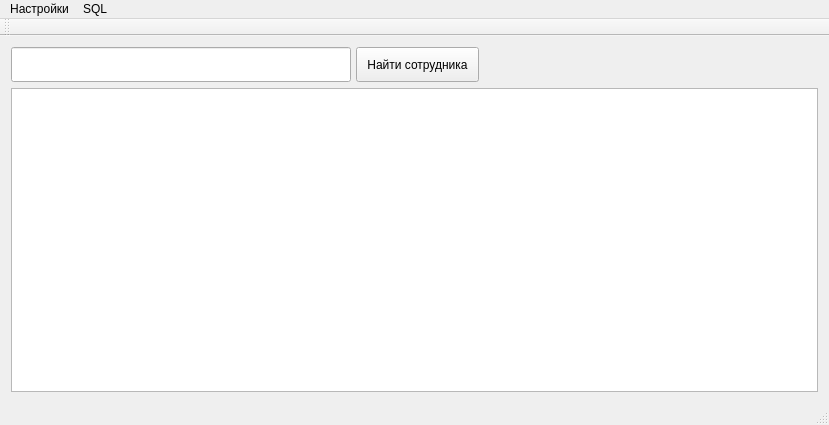
<?xml version="1.0" encoding="UTF-8"?>
<ui version="4.0">
 <class>MainWindow</class>
 <widget class="QMainWindow" name="MainWindow">
  <property name="geometry">
   <rect>
    <x>0</x>
    <y>0</y>
    <width>829</width>
    <height>425</height>
   </rect>
  </property>
  <property name="windowTitle">
   <string>Отладчик запросов Конфигуратора</string>
  </property>
  <widget class="QWidget" name="centralWidget">
   <layout class="QVBoxLayout" name="verticalLayout_3">
    <item>
     <layout class="QHBoxLayout" name="horizontalLayout">
      <property name="spacing">
       <number>5</number>
      </property>
      <property name="rightMargin">
       <number>0</number>
      </property>
      <item>
       <widget class="QLineEdit" name="lineEdit">
        <property name="minimumSize">
         <size>
          <width>0</width>
          <height>35</height>
         </size>
        </property>
        <property name="maximumSize">
         <size>
          <width>370</width>
          <height>16777215</height>
         </size>
        </property>
        <property name="font">
         <font>
          <pointsize>14</pointsize>
         </font>
        </property>
       </widget>
      </item>
      <item>
       <widget class="QPushButton" name="pushButton">
        <property name="minimumSize">
         <size>
          <width>0</width>
          <height>35</height>
         </size>
        </property>
        <property name="maximumSize">
         <size>
          <width>260</width>
          <height>16777215</height>
         </size>
        </property>
        <property name="sizeIncrement">
         <size>
          <width>0</width>
          <height>0</height>
         </size>
        </property>
        <property name="autoFillBackground">
         <bool>false</bool>
        </property>
        <property name="styleSheet">
         <string notr="true">padding-right: 10; 
padding-left: 10;</string>
        </property>
        <property name="text">
         <string>Найти сотрудника</string>
        </property>
        <property name="autoDefault">
         <bool>true</bool>
        </property>
       </widget>
      </item>
      <item>
       <spacer name="horizontalSpacer">
        <property name="orientation">
         <enum>Qt::Horizontal</enum>
        </property>
        <property name="sizeType">
         <enum>QSizePolicy::Expanding</enum>
        </property>
        <property name="sizeHint" stdset="0">
         <size>
          <width>200</width>
          <height>22</height>
         </size>
        </property>
       </spacer>
      </item>
     </layout>
    </item>
    <item>
     <layout class="QVBoxLayout" name="verticalLayout">
      <item>
       <widget class="QTableView" name="tableView">
        <property name="sortingEnabled">
         <bool>true</bool>
        </property>
       </widget>
      </item>
     </layout>
    </item>
   </layout>
  </widget>
  <widget class="QMenuBar" name="menuBar">
   <property name="geometry">
    <rect>
     <x>0</x>
     <y>0</y>
     <width>829</width>
     <height>21</height>
    </rect>
   </property>
   <widget class="QMenu" name="menu">
    <property name="title">
     <string>Настройки</string>
    </property>
    <addaction name="action"/>
   </widget>
   <widget class="QMenu" name="menuSQL">
    <property name="title">
     <string>SQL</string>
    </property>
    <addaction name="actionSELECT"/>
   </widget>
   <addaction name="menu"/>
   <addaction name="menuSQL"/>
  </widget>
  <widget class="QToolBar" name="mainToolBar">
   <attribute name="toolBarArea">
    <enum>TopToolBarArea</enum>
   </attribute>
   <attribute name="toolBarBreak">
    <bool>false</bool>
   </attribute>
  </widget>
  <widget class="QStatusBar" name="statusBar">
   <property name="font">
    <font>
     <pointsize>10</pointsize>
    </font>
   </property>
   <property name="styleSheet">
    <string notr="true"/>
   </property>
  </widget>
  <action name="action">
   <property name="text">
    <string>Подключения</string>
   </property>
  </action>
  <action name="actionSELECT">
   <property name="text">
    <string>SELECT</string>
   </property>
  </action>
 </widget>
 <layoutdefault spacing="6" margin="11"/>
 <resources/>
 <connections/>
</ui>
